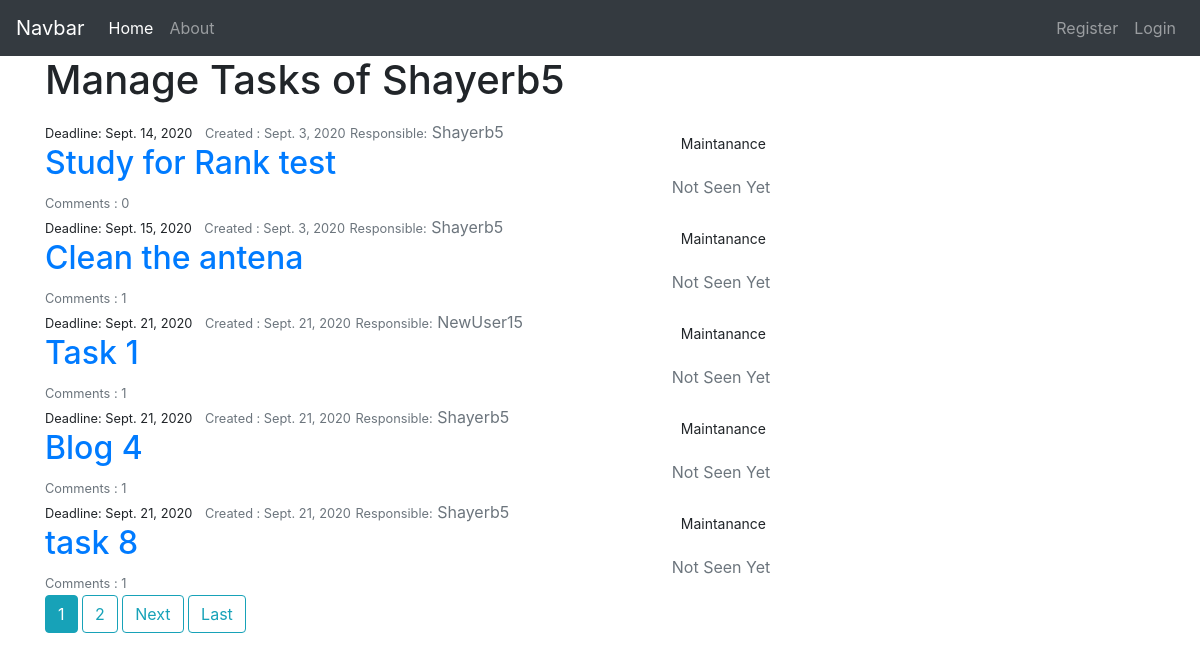
Page /user/Shayerb5/officer/ on the committed database.
### todo_list/models.py (models this page shows, shortened)
class TodoList(models.Model): #Todolist able name that inherits models.Model
    statuses=[('Not Seen Yet','Not Seen Yet'),('Working on it','Working on it'),('Done','Done'),('Stuck','Stuck')]
    user1=get_user_model().username
    title = models.CharField(max_length=250) # a varchar
    content = models.TextField(blank=True) # a text field
    created = models.DateField(default=timezone.now().strftime("%Y-%m-%d")) # a date
    due_date = models.DateField(default=timezone.now().strftime("%Y-%m-%d")) # a date
    category = models.ForeignKey(Category, default="general",on_delete=models.CASCADE) # a foreignkey
    status = models.CharField(max_length=100,choices=statuses,default='Not Seen Yet')
    user = models.ForeignKey(User,on_delete=models.CASCADE)
    responsibles=models.ForeignKey('users.Profile', on_delete=models.CASCADE, related_name="responsible")
    deadline=models.BooleanField(default=False)

class Category(models.Model): # The Category table name that inherits models.Model
    name = models.CharField(max_length=100) #Like a varchar
    class Meta:
        verbose_name = ("Category")
        verbose_name_plural = ("Categories")
    def __str__(self):
        return self.name #name to be shown when called

### users/models.py (models this page shows, shortened)
class Profile(models.Model):
	ranks=[('Employee','Employee'),('Manager','Manager')]
	user=models.OneToOneField(User, on_delete=models.CASCADE)
	division=models.ForeignKey(Department, on_delete=models.CASCADE, default=1)
	rank = models.CharField(max_length=100,choices=ranks, default='Employee')

### todo_list/views.py (the view)
# urls.py: path('user/<str:username>/officer/', OfficerTodoListView.as_view(), name='officer-tasks'),
class OfficerTodoListView(ListView):
	model=TodoList
	template_name='todo_list/officer_tasks.html'
	context_object_name='tasks'
	paginate_by = 5
	def get_queryset(self):
		user1 = get_object_or_404(User, username=self.kwargs.get('username'))
		return TodoList.objects.filter(user=user1).order_by('due_date')

### todo_list/templates/todo_list/officer_tasks.html (shortened to what this page needs)
{% extends "todo_list/base.html" %}
{% block content %}
<h1 class="mb-3">Manage Tasks of  {{ view.kwargs.username }}</h1>
	{%for task in tasks %}
		<article class="media content-section">
		  <div class="media-body">
		    <div class="article-metadata">
		      <small class="mr-2" href="#">Deadline: {{ task.due_date }}</small>
		      <small class="text-muted"> Created : {{ task.created }}</small>
		      <small class="text-muted"> Responsible:</small>
		      <a class="text-muted" href="{% url 'user-tasks' task.responsibles.user %}">{{ task.responsibles.user }}</a>
			    </div>
		    <h2><a class="article-title" href="{% url 'task-detail' task.id %}">{{ task.title }}</a></h2>
		    <small class="text-muted"> Comments : {{ task.comments.count }}</small>
		  </div>
		<div>
		  <p class="btn btn-sm mt-2 mb-3" href="#">{{ task.category }}</p>
		  {% if task.status == 'Not Seen Yet' %}
		  <p class="text-secondary" href="#">{{ task.status }}</p>
		  {% elif task.status == 'Done' %}
		  <p class="text-success" href="#">{{ task.status }}</p>
		  {% elif task.status == 'Working on it' %}
		  <p class="text-warning" href="#">{{ task.status }}</p>
		  {% elif task.status == 'Stuck' %}
		  <p class="text-danger" href="#">{{ task.status }}</p>
		  {% endif %}
		</div>
		</article>
	{% endfor %}
{% endblock content %}

### todo_list/templates/todo_list/base.html (shortened to what this page needs)
{% load static %}
<!DOCTYPE html>
<html>
<head>
    <link rel="stylesheet" href="https://maxcdn.bootstrapcdn.com/bootstrap/4.0.0/css/bootstrap.min.css">
    <link rel="stylesheet" type="text/css" href="{% static 'todo_list/main.css' %}">
</head>
<body>
<link href="//maxcdn.bootstrapcdn.com/bootstrap/4.1.1/css/bootstrap.min.css" rel="stylesheet" id="bootstrap-css">
<nav class="navbar navbar-icon-top navbar-expand-lg navbar-dark bg-dark">
  <a class="navbar-brand" href="#">Navbar</a>
  <div class="collapse navbar-collapse" id="navbarSupportedContent">
    <ul class="navbar-nav mr-auto">
      <li class="nav-item active">
        <a class="nav-link" href= "{% url 'todo-list-home' %}">
          Home
          </a>
      </li>
      <li class="nav-item">
        <a class="nav-link" href="{% url 'todo-list-about' %}">
          About
        </a>
      </li>
    </ul>
    {% if user.is_authenticated %}
    <ul class="navbar-nav ">
      <li class="nav-item">
        <medium class="nav-link" >
         Hello {{user.first_name}} !
        </medium>
      </li>
    </ul>
    <ul class="navbar-nav ">
      <li class="nav-item">
        <a class="nav-link" href="{% url 'profile'%}">
         Profile
        </a>
      </li>
    </ul>
    <ul class="navbar-nav ">
      <li class="nav-item">
        <a class="nav-link" href="{% url 'logout'%}">
          Logout
        </a>
      </li>
    </ul>
    {% else %}
    <ul class="navbar-nav ">
      <li class="nav-item">
        <a class="nav-link" href="{% url 'register'%}">
          Register
        </a>
      </li>
      <li class="nav-item">
        <a class="nav-link" href="{% url 'login'%}">
          Login
        </a>
      </li>
    </ul>
    {% endif %}
  </div>
</nav>
	<main role="main" class="container">
	  <div class="row">
	    <div class="col-md-8">
	      {% block content %}{% endblock %}
        <div>
    {% if is_paginated%}
    {% for num in page_obj.paginator.page_range%}
      {% if page_obj.number == num %}
        <a class="btn btn-info mb-4" href="?page={{ num }}">{{ num }}</a>
      {% elif num > page_obj.number|add:'-3' and num < page_obj.number|add:'3' %}
        <a class="btn btn-outline-info mb-4" href="?page={{ num }}">{{ num }}</a>
      {% endif %}
    {% endfor %}
    {% if page_obj.has_next %}
      <a class="btn btn-outline-info mb-4" href="?page={{ page_obj.next_page_number }}">Next</a>
      <a class="btn btn-outline-info mb-4" href="?page={{ page_obj.paginator.num_pages }}">Last</a>
    {% endif %}
  {% endif %}
        </div>
	    </div>
	  </div>
	</main>
</body>
</html>

### todo_list/static/todo_list/main.css (style rules this page uses)
body { margin-top:20px; background:#eee; }

### rows in the picture
TodoList: due_date "Sept. 14, 2020", created "Sept. 3, 2020", responsibles.user "Shayerb5", title "Study for Rank test", comments.count "0", category "Maintanance", status "Not Seen Yet"
TodoList: due_date "Sept. 15, 2020", created "Sept. 3, 2020", responsibles.user "Shayerb5", title "Clean the antena", comments.count "1", category "Maintanance", status "Not Seen Yet"
TodoList: due_date "Sept. 21, 2020", created "Sept. 21, 2020", responsibles.user "NewUser15", title "Task 1", comments.count "1", category "Maintanance", status "Not Seen Yet"
TodoList: due_date "Sept. 21, 2020", created "Sept. 21, 2020", responsibles.user "Shayerb5", title "Blog 4", comments.count "1", category "Maintanance", status "Not Seen Yet"
TodoList: due_date "Sept. 21, 2020", created "Sept. 21, 2020", responsibles.user "Shayerb5", title "task 8", comments.count "1", category "Maintanance", status "Not Seen Yet"

### other values in the picture
{{ view.kwargs.username }} "Shayerb5"
{{ num }} "1"
{{ num }} "2"
